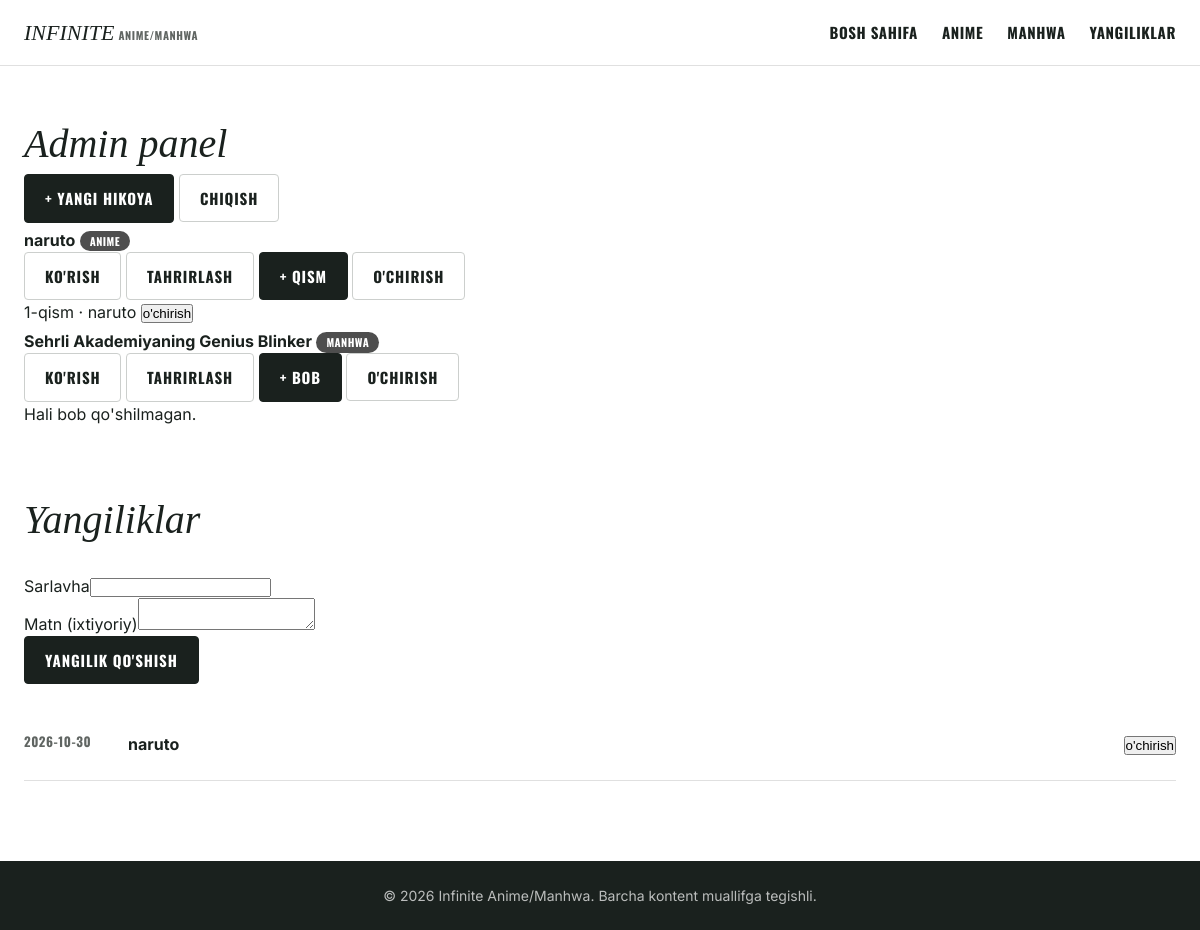
/admin (signed in), run on the app's committed database.
### tables this page shows
CREATE TABLE stories (
            id INTEGER PRIMARY KEY AUTOINCREMENT,
            title TEXT NOT NULL,
            kind TEXT NOT NULL CHECK (kind IN ('anime','manhwa')),
            description TEXT DEFAULT '',
            status TEXT DEFAULT 'Davom etmoqda',
            genres TEXT DEFAULT '',
            cover TEXT DEFAULT '',
            created_at TEXT DEFAULT (datetime('now'))
        );

CREATE TABLE chapters (
            id INTEGER PRIMARY KEY AUTOINCREMENT,
            story_id INTEGER NOT NULL REFERENCES stories(id) ON DELETE CASCADE,
            number INTEGER NOT NULL,
            title TEXT DEFAULT '',
            video_url TEXT DEFAULT '',
            video_file TEXT DEFAULT '',
            images TEXT DEFAULT '',
            created_at TEXT DEFAULT (datetime('now')),
            UNIQUE (story_id, number)
        );

CREATE TABLE news (
            id INTEGER PRIMARY KEY AUTOINCREMENT,
            title TEXT NOT NULL,
            body TEXT DEFAULT '',
            created_at TEXT DEFAULT (datetime('now'))
        );

### app.py (the view)
@app.route("/admin")
@login_required
def admin_dashboard():
    db = get_db()
    stories = db.execute("SELECT * FROM stories ORDER BY created_at DESC, id DESC").fetchall()
    chapters = {}
    for ch in db.execute("SELECT * FROM chapters ORDER BY number ASC"):
        chapters.setdefault(ch["story_id"], []).append(ch)
    news = db.execute("SELECT * FROM news ORDER BY created_at DESC, id DESC").fetchall()
    return render_template("admin/dashboard.html", stories=stories, chapters=chapters, news=news)

### app.py (called while the page is built)
def get_db():
    if "db" not in g:
        g.db = sqlite3.connect(DB_PATH)
        g.db.row_factory = sqlite3.Row
        g.db.execute("PRAGMA foreign_keys = ON")
    return g.db

def csrf_token():
    if "csrf" not in session:
        session["csrf"] = secrets.token_hex(16)
    return session["csrf"]

@app.context_processor
def inject_helpers():
    return {"csrf_token": csrf_token, "kind_word": kind_word}

@app.before_request
def check_csrf():
    if request.method == "POST":
        expected = session.get("csrf")
        sent = request.form.get("csrf_token", "")
        if not expected or not hmac.compare_digest(sent, expected):
            abort(400)

def login_required(view):
    @wraps(view)
    def wrapped(*args, **kwargs):
        if not session.get("is_admin"):
            return redirect(url_for("admin_login"))
        return view(*args, **kwargs)
    return wrapped

def kind_word(kind):
    return "qism" if kind == "anime" else "bob"

### templates/admin/dashboard.html (shortened to what this page needs)
{% extends "base.html" %}
{% block content %}
<section class="section" style="padding-top:48px;">
  <div class="wrap">
    <div class="admin-bar">
      <h1 class="section__title">Admin panel</h1>
      <div class="admin-actions">
        <a class="btn btn--solid" href="{{ url_for('admin_story_new') }}">+ Yangi hikoya</a>
        <form method="post" action="{{ url_for('admin_logout') }}" style="display:inline;">
          <button class="btn" type="submit">Chiqish</button>
        </form>
      </div>
    </div>
    {% for s in stories %}
    <div class="admin-card">
      <div class="admin-card__head">
        <div>
          <strong>{{ s.title }}</strong>
          <span class="tag">{{ 'Anime' if s.kind == 'anime' else 'Manhwa' }}</span>
        </div>
        <div class="admin-actions">
          <a class="btn" href="{{ url_for('story_detail', story_id=s.id) }}">Ko'rish</a>
          <a class="btn" href="{{ url_for('admin_story_edit', story_id=s.id) }}">Tahrirlash</a>
          <a class="btn btn--solid" href="{{ url_for('admin_chapter_new', story_id=s.id) }}">+ {{ 'Qism' if s.kind == 'anime' else 'Bob' }}</a>
          <form method="post" action="{{ url_for('admin_story_delete', story_id=s.id) }}" style="display:inline;"
                onsubmit="return confirm('Hikoya va uning barcha {{ kind_word(s.kind) }}lari o\'chiriladi. Davom etasizmi?');">
            <button class="btn btn--danger" type="submit">O'chirish</button>
          </form>
        </div>
      </div>
      <div class="admin-chapters">
        {% for ch in chapters.get(s.id, []) %}
        <div class="admin-chapter">
          <span>{{ ch.number }}-{{ kind_word(s.kind) }}{% if ch.title %} · {{ ch.title }}{% endif %}</span>
          <form method="post" action="{{ url_for('admin_chapter_delete', chapter_id=ch.id) }}" style="display:inline;"
                onsubmit="return confirm('Bu {{ kind_word(s.kind) }} o\'chirilsinmi?');">
            <button class="link-danger" type="submit">o'chirish</button>
          </form>
        </div>
        {% else %}
        <p class="hint">Hali {{ kind_word(s.kind) }} qo'shilmagan.</p>
        {% endfor %}
      </div>
    </div>
    {% else %}
    <p style="color:var(--graphite);">Hali hikoya yo'q. "Yangi hikoya" tugmasini bosing.</p>
    {% endfor %}
    <div class="section__head" style="margin-top:64px;"><h2 class="section__title">Yangiliklar</h2></div>
    <form class="form" method="post" action="{{ url_for('admin_news_new') }}">
      <div><label for="ntitle">Sarlavha</label><input id="ntitle" type="text" name="title" required></div>
      <div><label for="nbody">Matn (ixtiyoriy)</label><textarea id="nbody" name="body"></textarea></div>
      <button class="btn btn--solid" type="submit" style="align-self:flex-start;">Yangilik qo'shish</button>
    </form>
    <div class="news-list" style="margin-top:24px;">
      {% for n in news %}
      <div class="news-item">
        <div class="news-item__date">{{ n.created_at[:10] }}</div>
        <div style="flex:1;"><div class="news-item__title">{{ n.title }}</div></div>
        <form method="post" action="{{ url_for('admin_news_delete', news_id=n.id) }}">
          <button class="link-danger" type="submit">o'chirish</button>
        </form>
      </div>
      {% endfor %}
    </div>
  </div>
</section>
{% endblock %}

### templates/base.html (shortened to what this page needs)
<!DOCTYPE html>
<html lang="uz">
<head>
  <link rel="stylesheet" href="{{ url_for('static', filename='css/style.css') }}" />
</head>
<body>
  <header class="nav">
    <div class="nav__inner">
      <a href="{{ url_for('home') }}" class="nav__logo">INFINITE<span>ANIME/MANHWA</span></a>
      <ul class="nav__links" id="navLinks">
        <li><a href="{{ url_for('home') }}" {% if request.endpoint == 'home' %}class="is-active"{% endif %}>Bosh sahifa</a></li>
        <li><a href="{{ url_for('anime_list') }}" {% if request.endpoint == 'anime_list' %}class="is-active"{% endif %}>Anime</a></li>
        <li><a href="{{ url_for('manhwa_list') }}" {% if request.endpoint == 'manhwa_list' %}class="is-active"{% endif %}>Manhwa</a></li>
        <li><a href="{{ url_for('news') }}" {% if request.endpoint == 'news' %}class="is-active"{% endif %}>Yangiliklar</a></li>
      </ul>
    </div>
  </header>
  {% block content %}{% endblock %}
  <footer class="footer">
    © 2026 Infinite Anime/Manhwa. Barcha kontent muallifga tegishli.
  </footer>
</body>
</html>

### static/css/style.css (style rules this page uses)
:root { --ink: #1a211e; --obsidian: #0c0c0c; --paper: #ffffff; --fog: #eef1f0; --mist: #e0e0e0; --ash: #cccfcd; --graphite: #606562; --ember: #cc2e39; --font-serif: "Playfair Display", Georgia, "Times New Roman", serif; --font-body: "Inter", -apple-system, "Helvetica Neue", Arial, sans-serif; --font-label: "Oswald", "Inter", sans-serif; --max-width: 1200px; --space-1: 8px; --space-2: 16px; --space-3: 24px; --space-4: 48px; --space-5: 64px; --space-6: 80px; --radius-nav: 4px; --radius-input: 4px; --radius-btn: 4px; --radius-card: 8px; --radius-badge: 9999px; }
* { margin: 0; padding: 0; box-sizing: border-box; }
html { scroll-behavior: smooth; }
body { background: var(--paper); color: var(--ink); font-family: var(--font-body); font-weight: 400; line-height: 1.5; font-size: 16px; }
a { color: inherit; text-decoration: none; }
.wrap { max-width: var(--max-width); margin: 0 auto; padding: 0 var(--space-3); }
.nav { position: sticky; top: 0; z-index: 50; background: var(--paper); border-bottom: 1px solid var(--mist); }
.nav__inner { display: flex; align-items: center; justify-content: space-between; padding: var(--space-2) var(--space-3); max-width: var(--max-width); margin: 0 auto; min-height: 64px; }
.nav__logo { font-family: var(--font-serif); font-style: italic; font-weight: 400; font-size: 22px; color: var(--ink); white-space: nowrap; }
.nav__logo span { font-family: var(--font-label); font-style: normal; font-weight: 700; font-size: 0.5em; letter-spacing: 0.05em; color: var(--graphite); text-transform: uppercase; margin-left: 4px; }
.nav__links { display: flex; gap: var(--space-3); list-style: none; font-family: var(--font-label); font-weight: 700; font-size: 15px; letter-spacing: 0.038em; text-transform: uppercase; }
.nav__links a { color: var(--ink); padding: 4px 0; border-bottom: 2px solid transparent; }
.btn { display: inline-block; font-family: var(--font-label); font-weight: 700; font-size: 15px; letter-spacing: 0.057em; text-transform: uppercase; padding: 12px 20px; border-radius: var(--radius-btn); border: 1px solid var(--ash); color: var(--ink); background: transparent; transition: opacity 0.15s ease; }
.btn--solid { background: var(--ink); border-color: var(--ink); color: var(--paper); }
.section { padding: var(--space-6) 0; }
.section__head { display: flex; align-items: baseline; justify-content: space-between; gap: var(--space-2); margin-bottom: var(--space-3); }
.section__title { font-family: var(--font-serif); font-style: italic; font-weight: 400; font-size: clamp(28px, 4vw, 40px); color: var(--ink); }
.tag { display: inline-block; font-family: var(--font-label); font-size: 11px; font-weight: 700; letter-spacing: 0.04em; text-transform: uppercase; color: var(--paper); background: #4e4e4e; border-radius: var(--radius-badge); padding: 2px 10px; margin-top: var(--space-1); }
.footer { background: var(--ink); padding: var(--space-3); text-align: center; color: rgba(255, 255, 255, 0.7); font-size: 14px; }
.news-list { display: flex; flex-direction: column; }
.news-item { display: flex; gap: var(--space-3); align-items: flex-start; padding: var(--space-3) 0; border-bottom: 1px solid var(--mist); }
.news-item__date { flex-shrink: 0; font-family: var(--font-label); font-weight: 700; font-size: 13px; letter-spacing: 0.04em; color: var(--graphite); width: 80px; }
.news-item__title { font-weight: 700; font-size: 16px; color: var(--ink); }

### data on the page
stories: title "naruto", kind "ANIME", kind "QISM", kind "qism"
chapters: number "1", title "naruto"
stories: title "Sehrli Akademiyaning Genius Blinker", kind "MANHWA", kind "BOB", kind "bob"
news: created_at "2026-10-30", title "naruto"
